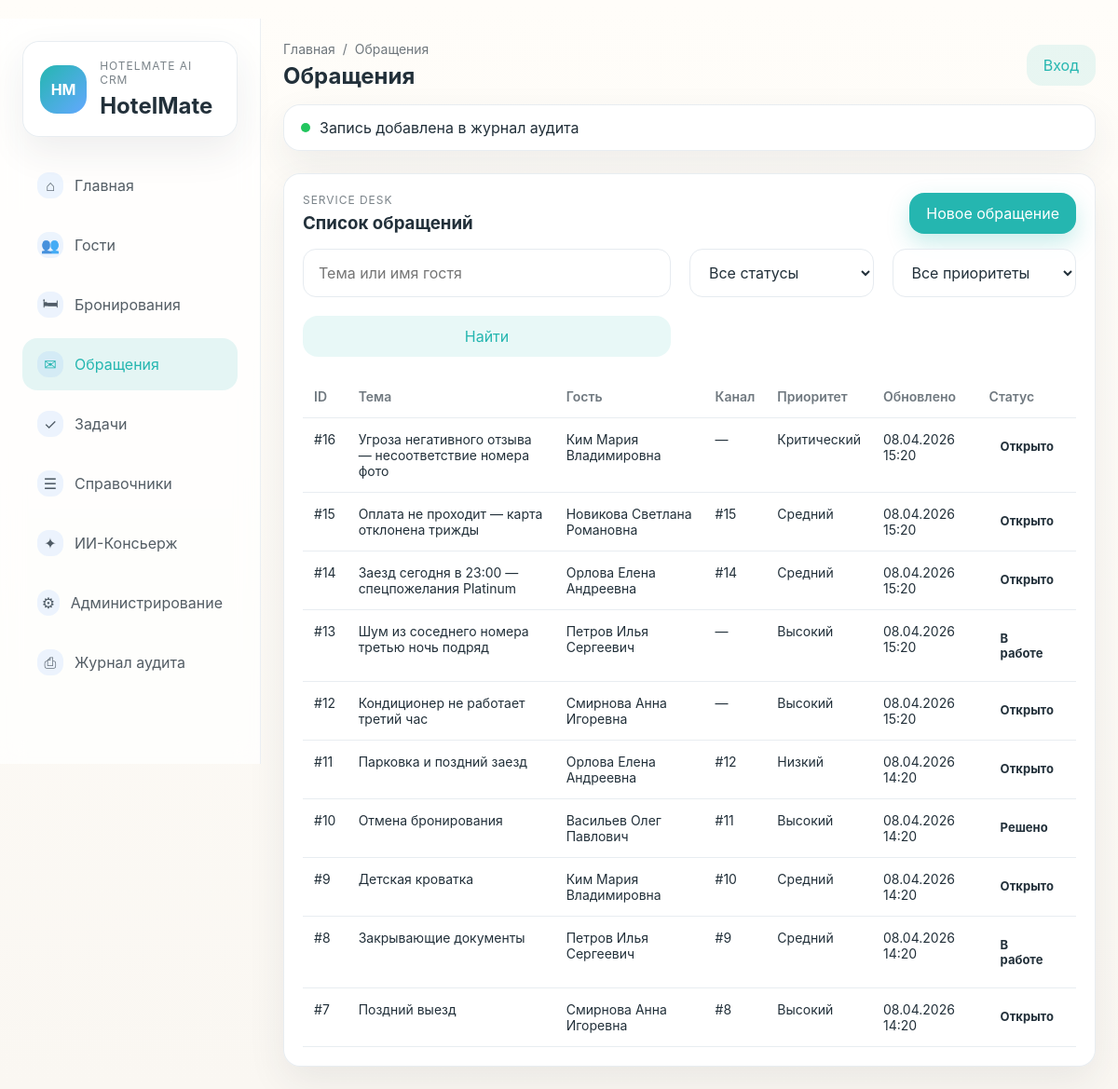
The page /tickets/ on the database its author committed.
### ui/models.py (models this page shows, shortened)
class TimestampedModel(models.Model):
    created_at = models.DateTimeField(auto_now_add=True)
    updated_at = models.DateTimeField(auto_now=True)
    class Meta:
        abstract = True

class Ticket(TimestampedModel):
    client = models.ForeignKey(Client, on_delete=models.PROTECT, related_name='tickets', verbose_name='клиент')
    booking = models.ForeignKey(Booking, on_delete=models.SET_NULL, related_name='tickets', verbose_name='бронирование', blank=True, null=True)
    subject = models.CharField('тема', max_length=200)
    priority = models.ForeignKey('TicketPriority', on_delete=models.PROTECT, verbose_name='приоритет', db_column='priority', to_field='code')
    status = models.ForeignKey('TicketStatus', on_delete=models.PROTECT, verbose_name='статус', db_column='status', to_field='code')
    sla_due_at = models.DateTimeField('sla_due_at', blank=True, null=True)
    class Meta:
        verbose_name = 'Обращение'
        verbose_name_plural = 'Обращения'

class Client(TimestampedModel):
    last_name = models.CharField('фамилия', max_length=150)
    first_name = models.CharField('имя', max_length=150)
    middle_name = models.CharField('отчество', max_length=150, blank=True, default='')
    birth_date = models.DateField('дата_рождения', blank=True, null=True)
    segment = models.ForeignKey('ClientSegment', on_delete=models.SET_NULL, null=True, blank=True, verbose_name='сегмент', db_column='segment', to_field='code')
    preferences = models.JSONField('предпочтения_json', blank=True, null=True)
    notes = models.TextField('примечания', blank=True, default='')
    loyalty_level = models.ForeignKey('LoyaltyLevel', on_delete=models.SET_NULL, null=True, blank=True, verbose_name='уровень лояльности', db_column='loyalty_level', to_field='code')
    loyalty_points = models.IntegerField('баллы лояльности', default=0)
    class Meta:
        verbose_name = 'Клиент'
        verbose_name_plural = 'Клиенты'
    def __str__(self) -> str:
        parts = [self.last_name, self.first_name]
        if self.middle_name:
            parts.append(self.middle_name)
        return ' '.join(parts)

class TicketPriority(models.Model):
    code = models.CharField('код', max_length=80, primary_key=True)
    label = models.CharField('название', max_length=200)
    order = models.PositiveIntegerField('порядок', default=0)
    class Meta:
        verbose_name = 'Приоритет обращения'
        verbose_name_plural = 'Приоритеты обращений'
        ordering = ['order']
    def __str__(self): return self.label

class TicketStatus(models.Model):
    code = models.CharField('код', max_length=80, primary_key=True)
    label = models.CharField('название', max_length=200)
    order = models.PositiveIntegerField('порядок', default=0)
    class Meta:
        verbose_name = 'Статус обращения'
        verbose_name_plural = 'Статусы обращений'
        ordering = ['order']
    def __str__(self): return self.label

class Booking(TimestampedModel):
    STATUS_PENDING = 'pending'
    STATUS_CONFIRMED = 'confirmed'
    STATUS_IN_HOUSE = 'in_house'
    STATUS_COMPLETED = 'completed'
    STATUS_CANCELLED = 'cancelled'
    client = models.ForeignKey(Client, on_delete=models.PROTECT, related_name='bookings', verbose_name='клиент')
    category = models.ForeignKey(RoomCategory, on_delete=models.PROTECT, related_name='bookings', verbose_name='категория')
    rate = models.ForeignKey(Rate, on_delete=models.PROTECT, related_name='bookings', verbose_name='тариф')
    room = models.ForeignKey(Room, on_delete=models.SET_NULL, related_name='bookings', verbose_name='номер', blank=True, null=True)
    check_in = models.DateField('дата_заезда')
    check_out = models.DateField('дата_выезда')
    status = models.ForeignKey('BookingStatus', on_delete=models.PROTECT, verbose_name='статус', db_column='status', to_field='code')
    source = models.ForeignKey('BookingSource', on_delete=models.PROTECT, verbose_name='источник', db_column='source', to_field='code')
    total_cost = models.DecimalField('итоговая_стоимость', max_digits=12, decimal_places=2)
    cancel_reason = models.TextField('причина отмены', blank=True, default='')
    cancel_penalty = models.DecimalField('штраф за отмену', max_digits=12, decimal_places=2, default=0)
    cancelled_at = models.DateTimeField('дата отмены', blank=True, null=True)
    cancel_source = models.CharField('источник отмены', max_length=80, blank=True, default='')
    cancel_initiator = models.CharField('инициатор отмены', max_length=80, blank=True, default='')
    class Meta:
        verbose_name = 'Бронирование'
        verbose_name_plural = 'Бронирования'

### ui/views.py (the view)
# urls.py: path('tickets/', views.tickets_list, name='tickets_list'),
def tickets_list(request: HttpRequest) -> HttpResponse:
    context = base_context('Обращения', 'Обращения', [{'label': 'Главная', 'url_name': 'ui:dashboard'}, {'label': 'Обращения'}])
    qs = db.Ticket.objects.all().select_related('client', 'booking').order_by('-updated_at', '-id')
    q = request.GET.get('q', '').strip()
    status = request.GET.get('status', '').strip()
    priority = request.GET.get('priority', '').strip()
    if q:
        qs = qs.filter(
            Q(subject__icontains=q) | Q(client__last_name__icontains=q) | Q(client__first_name__icontains=q)
        ).distinct()
    if status:
        qs = qs.filter(status_id=status)
    if priority:
        qs = qs.filter(priority_id=priority)
    statuses = db.Ticket.objects.values_list('status_id', flat=True).distinct().order_by('status_id')
    priorities = db.Ticket.objects.values_list('priority_id', flat=True).distinct().order_by('priority_id')
    context.update({
        'tickets': qs, 'q': q,
        'selected_status': status, 'selected_priority': priority,
        'statuses': statuses, 'priorities': priorities,
    })
    return render(request, 'ui/tickets_list.html', context)

### ui/templatetags/translate.py (called while the page is built)
@register.filter
def ticket_status(value: str) -> str:
    return _TICKET_STATUS.get(value, value)

@register.filter
def priority(value: str) -> str:
    return _PRIORITY.get(value, value)

### ui/views.py (called while the page is built)
def base_context(active_page: str, title: str, breadcrumbs: list[dict]) -> dict:
    return {
        'nav_items': NAV_ITEMS,
        'active_page': active_page,
        'page_title': title,
        'breadcrumbs': breadcrumbs,
        'notice': 'Запись добавлена в журнал аудита',
    }

### ui/templates/ui/tickets_list.html (shortened to what this page needs)
{% extends 'ui/base.html' %}
{% load translate %}
{% block content %}
<section class="card">
    <div class="section-head">
        <div>
            <p class="eyebrow">Service Desk</p>
            <h3>Список обращений</h3>
        </div>
        <a class="btn btn-primary" href="{% url 'ui:crud_create' 'tickets' %}">Новое обращение</a>
    </div>
    <form method="get" class="toolbar-grid compact">
        <input type="text" name="q" value="{{ q }}" placeholder="Тема или имя гостя">
        <select name="status">
            <option value="">Все статусы</option>
        </select>
        <select name="priority">
            <option value="">Все приоритеты</option>
        </select>
        <button class="btn btn-secondary" type="submit">Найти</button>
    </form>
    <div class="table-shell">
        {% if tickets %}
            <table>
                <thead>
                    <tr>
                        <th>ID</th>
                        <th>Тема</th>
                        <th>Гость</th>
                        <th>Канал</th>
                        <th>Приоритет</th>
                        <th>Обновлено</th>
                        <th>Статус</th>
                    </tr>
                </thead>
                <tbody>
                    {% for ticket in tickets %}
                        <tr>
                            <td><a href="{% url 'ui:ticket_detail' ticket.id %}">#{{ ticket.id }}</a></td>
                            <td>{{ ticket.subject }}</td>
                            <td>{{ ticket.client }}</td>
                            <td>{% if ticket.booking %}#{{ ticket.booking.id }}{% else %}—{% endif %}</td>
                            <td>{{ ticket.priority|priority }}</td>
                            <td>{{ ticket.updated_at|date:"d.m.Y H:i" }}</td>
                            <td><span class="badge status-ticket-{{ ticket.status|slugify }}">{{ ticket.status|ticket_status }}</span></td>
                        </tr>
                    {% endfor %}
                </tbody>
            </table>
        {% else %}
            <p class="empty-state">Пока нет обращений.</p>
        {% endif %}
    </div>
</section>
{% endblock %}

### ui/static/ui/styles.css (style rules this page uses)
:root { --sand: #FAF7F2; --sea: #25B6B0; --sky: #63A8FF; --sunset: #FF8A6A; --graphite: #22303A; --mist: #E6EBF0; --success: #22C55E; --warning: #F59E0B; --danger: #EF4444; --white: #FFFFFF; --shadow: 0 16px 40px rgba(34, 48, 58, 0.08); --radius: 18px; }
* { box-sizing: border-box; }
body { margin: 0; font-family: Inter, -apple-system, BlinkMacSystemFont, 'Segoe UI', sans-serif; background: linear-gradient(180deg, #fffdf9 0%, var(--sand) 100%); color: var(--graphite); }
a { color: inherit; text-decoration: none; }
button, input, select, textarea { font: inherit; }
input, select, textarea { width: 100%; padding: 14px 16px; border: 1px solid var(--mist); border-radius: 14px; background: rgba(255, 255, 255, 0.9); color: var(--graphite); }
.brand-card, .card, .notice-banner, .kanban-card, .info-card { border-radius: var(--radius); background: rgba(255, 255, 255, 0.95); border: 1px solid rgba(230, 235, 240, 0.9); box-shadow: var(--shadow); }
.eyebrow { margin: 0 0 6px; font-size: 12px; text-transform: uppercase; letter-spacing: 0.08em; color: rgba(34, 48, 58, 0.6); }
.brand-card h1, .topbar h2, .section-head h3, .profile-head h3, .metric-card h3 { margin: 0; }
.btn { border: none; border-radius: 16px; padding: 12px 18px; cursor: pointer; transition: transform 0.2s ease, box-shadow 0.2s ease; }
.btn-primary { color: var(--white); background: var(--sea); box-shadow: 0 10px 24px rgba(37, 182, 176, 0.25); }
.btn-secondary { color: var(--sea); background: rgba(37, 182, 176, 0.1); }
.metrics-grid, .content-grid, .split-grid, .toolbar-grid, .kanban-grid, .detail-layout { display: grid; gap: 20px; margin-bottom: 24px; }
.toolbar-grid.compact { grid-template-columns: 2fr 1fr 1fr; margin: 16px 0 20px; }
.card, .metric-card, .kanban-column { padding: 20px; }
.section-head, .list-row, .profile-head, .card-meta, .table-row, .timeline-item, .message-bubble { display: flex; align-items: flex-start; justify-content: space-between; gap: 16px; }
.badge { display: inline-flex; align-items: center; justify-content: center; padding: 8px 12px; border-radius: 999px; font-size: 13px; font-weight: 700; }
.table-shell { overflow-x: auto; }
table { width: 100%; border-collapse: collapse; min-width: 720px; }
th, td { padding: 14px 12px; border-bottom: 1px solid rgba(230, 235, 240, 0.9); text-align: left; font-size: 14px; vertical-align: top; }
th { color: rgba(34, 48, 58, 0.65); font-weight: 600; }

### rows shown on the page
Ticket: id "16", subject "Угроза негативного отзыва — несоответствие номера фото", client "Ким Мария Владимировна", priority|priority "Критический", updated_at "08.04.2026 15:20", status|ticket_status "Открыто"
Ticket: id "15", subject "Оплата не проходит — карта отклонена трижды", client "Новикова Светлана Романовна", booking.id "15", priority|priority "Средний", updated_at "08.04.2026 15:20", status|ticket_status "Открыто"
Ticket: id "14", subject "Заезд сегодня в 23:00 — спецпожелания Platinum", client "Орлова Елена Андреевна", booking.id "14", priority|priority "Средний", updated_at "08.04.2026 15:20", status|ticket_status "Открыто"
Ticket: id "13", subject "Шум из соседнего номера третью ночь подряд", client "Петров Илья Сергеевич", priority|priority "Высокий", updated_at "08.04.2026 15:20", status|ticket_status "В работе"
Ticket: id "12", subject "Кондиционер не работает третий час", client "Смирнова Анна Игоревна", priority|priority "Высокий", updated_at "08.04.2026 15:20", status|ticket_status "Открыто"
Ticket: id "11", subject "Парковка и поздний заезд", client "Орлова Елена Андреевна", booking.id "12", priority|priority "Низкий", updated_at "08.04.2026 14:20", status|ticket_status "Открыто"
Ticket: id "10", subject "Отмена бронирования", client "Васильев Олег Павлович", booking.id "11", priority|priority "Высокий", updated_at "08.04.2026 14:20", status|ticket_status "Решено"
Ticket: id "9", subject "Детская кроватка", client "Ким Мария Владимировна", booking.id "10", priority|priority "Средний", updated_at "08.04.2026 14:20", status|ticket_status "Открыто"
Ticket: id "8", subject "Закрывающие документы", client "Петров Илья Сергеевич", booking.id "9", priority|priority "Средний", updated_at "08.04.2026 14:20", status|ticket_status "В работе"
Ticket: id "7", subject "Поздний выезд", client "Смирнова Анна Игоревна", booking.id "8", priority|priority "Высокий", updated_at "08.04.2026 14:20", status|ticket_status "Открыто"

### other values the page prints
{{ item.icon }} "⌂" "👥" "🛏" "✉" "✓" "☰" "✦" "⚙" "⎙"
{{ item.label }} "Главная" "Гости" "Бронирования" "Обращения" "Задачи" "Справочники" "ИИ-Консьерж" "Администрирование" "Журнал аудита"
{{ crumb.label }} "Главная"
{{ crumb.label }} "Обращения"
{{ page_title }} "Обращения"
{{ notice }} "Запись добавлена в журнал аудита"
